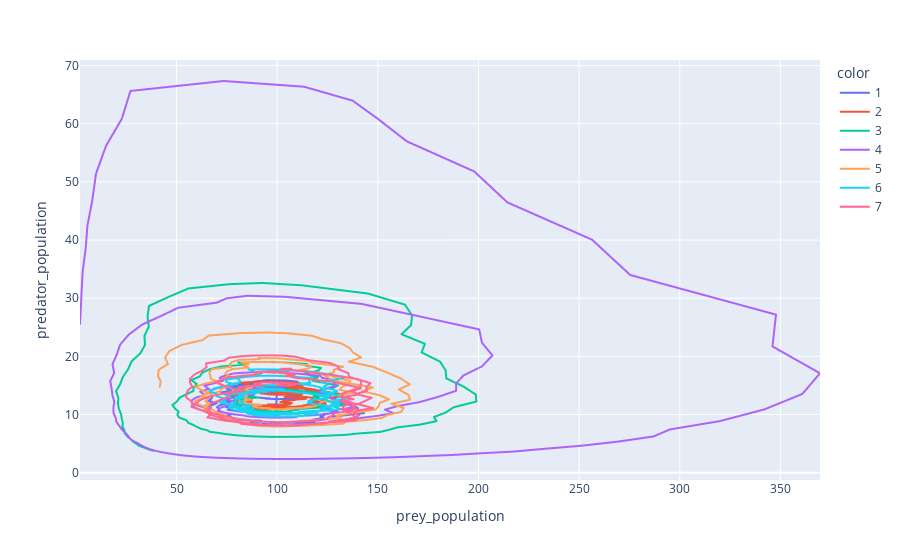

The code cell stored with this chart in its notebook:
### Code cell
df = pd.DataFrame(records)

fig = px.line(df,
              x=df.prey_population,
              y=df.predator_population,
              color=df.run.astype(str))

fig.show()

### Figure 1 — Plotly figure (JSON) as saved in the notebook; plotly's stock layout.template omitted (floating-point values rounded to 4 significant figures; data arrays with more than 128 entries replaced by an {"elided": "..."} marker saying what was removed)
{"data": [{"hovertemplate": "color=1<br>prey_population=%{x}<br>predator_population=%{y}<extra></extra>", "legendgroup": "1", "line": {"color": "#636efa", "dash": "solid"}, "mode": "lines", "name": "1", "showlegend": true, "type": "scattergl", "x": {"elided": "232 float values"}, "xaxis": "x", "y": {"elided": "232 float values"}, "yaxis": "y"}, {"hovertemplate": "color=2<br>prey_population=%{x}<br>predator_population=%{y}<extra></extra>", "legendgroup": "2", "line": {"color": "#EF553B", "dash": "solid"}, "mode": "lines", "name": "2", "showlegend": true, "type": "scattergl", "x": {"elided": "201 float values"}, "xaxis": "x", "y": {"elided": "201 float values"}, "yaxis": "y"}, {"hovertemplate": "color=3<br>prey_population=%{x}<br>predator_population=%{y}<extra></extra>", "legendgroup": "3", "line": {"color": "#00cc96", "dash": "solid"}, "mode": "lines", "name": "3", "showlegend": true, "type": "scattergl", "x": {"elided": "201 float values"}, "xaxis": "x", "y": {"elided": "201 float values"}, "yaxis": "y"}, {"hovertemplate": "color=4<br>prey_population=%{x}<br>predator_population=%{y}<extra></extra>", "legendgroup": "4", "line": {"color": "#ab63fa", "dash": "solid"}, "mode": "lines", "name": "4", "showlegend": true, "type": "scattergl", "x": {"elided": "201 float values"}, "xaxis": "x", "y": {"elided": "201 float values"}, "yaxis": "y"}, {"hovertemplate": "color=5<br>prey_population=%{x}<br>predator_population=%{y}<extra></extra>", "legendgroup": "5", "line": {"color": "#FFA15A", "dash": "solid"}, "mode": "lines", "name": "5", "showlegend": true, "type": "scattergl", "x": {"elided": "201 float values"}, "xaxis": "x", "y": {"elided": "201 float values"}, "yaxis": "y"}, {"hovertemplate": "color=6<br>prey_population=%{x}<br>predator_population=%{y}<extra></extra>", "legendgroup": "6", "line": {"color": "#19d3f3", "dash": "solid"}, "mode": "lines", "name": "6", "showlegend": true, "type": "scattergl", "x": {"elided": "201 float values"}, "xaxis": "x", "y": {"elided": "201 float values"}, "yaxis": "y"}, {"hovertemplate": "color=7<br>prey_population=%{x}<br>predator_population=%{y}<extra></extra>", "legendgroup": "7", "line": {"color": "#FF6692", "dash": "solid"}, "mode": "lines", "name": "7", "showlegend": true, "type": "scattergl", "x": {"elided": "201 float values"}, "xaxis": "x", "y": {"elided": "201 float values"}, "yaxis": "y"}], "layout": {"legend": {"title": {"text": "color"}, "tracegroupgap": 0}, "margin": {"t": 60}, "xaxis": {"anchor": "y", "domain": [0, 1], "title": {"text": "prey_population"}}, "yaxis": {"anchor": "x", "domain": [0, 1], "title": {"text": "predator_population"}}}}
